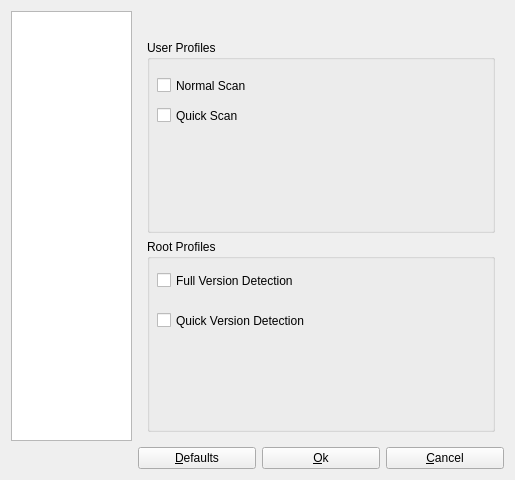
<?xml version="1.0" encoding="UTF-8"?>
<ui version="4.0">
 <class>ProfileMain</class>
 <widget class="QDialog" name="ProfileMain">
  <property name="windowModality">
   <enum>Qt::ApplicationModal</enum>
  </property>
  <property name="geometry">
   <rect>
    <x>0</x>
    <y>0</y>
    <width>515</width>
    <height>480</height>
   </rect>
  </property>
  <property name="sizePolicy">
   <sizepolicy hsizetype="Expanding" vsizetype="Expanding">
    <horstretch>0</horstretch>
    <verstretch>0</verstretch>
   </sizepolicy>
  </property>
  <property name="minimumSize">
   <size>
    <width>515</width>
    <height>480</height>
   </size>
  </property>
  <property name="maximumSize">
   <size>
    <width>16777215</width>
    <height>16777215</height>
   </size>
  </property>
  <property name="windowTitle">
   <string>NmapSI4 Preferences</string>
  </property>
  <property name="windowIcon">
   <iconset resource="../../mainwin.qrc">
    <normaloff>:/images/icons/nmapsi4_mw.svg</normaloff>:/images/icons/nmapsi4_mw.svg</iconset>
  </property>
  <property name="modal">
   <bool>true</bool>
  </property>
  <layout class="QGridLayout" name="gridLayout">
   <item row="0" column="0" rowspan="2">
    <widget class="QListWidget" name="listViewOptions">
     <property name="sizePolicy">
      <sizepolicy hsizetype="Fixed" vsizetype="Expanding">
       <horstretch>0</horstretch>
       <verstretch>0</verstretch>
      </sizepolicy>
     </property>
     <property name="minimumSize">
      <size>
       <width>121</width>
       <height>0</height>
      </size>
     </property>
     <property name="maximumSize">
      <size>
       <width>121</width>
       <height>16777215</height>
      </size>
     </property>
     <property name="frameShape">
      <enum>QFrame::StyledPanel</enum>
     </property>
     <property name="horizontalScrollBarPolicy">
      <enum>Qt::ScrollBarAlwaysOff</enum>
     </property>
     <property name="textElideMode">
      <enum>Qt::ElideMiddle</enum>
     </property>
     <property name="movement">
      <enum>QListView::Static</enum>
     </property>
     <property name="flow">
      <enum>QListView::LeftToRight</enum>
     </property>
     <property name="resizeMode">
      <enum>QListView::Adjust</enum>
     </property>
     <property name="spacing">
      <number>12</number>
     </property>
     <property name="viewMode">
      <enum>QListView::IconMode</enum>
     </property>
     <property name="uniformItemSizes">
      <bool>true</bool>
     </property>
    </widget>
   </item>
   <item row="0" column="1" colspan="3">
    <widget class="QLabel" name="labelTitle">
     <property name="layoutDirection">
      <enum>Qt::LeftToRight</enum>
     </property>
     <property name="text">
      <string/>
     </property>
     <property name="alignment">
      <set>Qt::AlignCenter</set>
     </property>
    </widget>
   </item>
   <item row="1" column="1" colspan="3">
    <widget class="QStackedWidget" name="stackPref">
     <property name="sizePolicy">
      <sizepolicy hsizetype="Expanding" vsizetype="Expanding">
       <horstretch>0</horstretch>
       <verstretch>0</verstretch>
      </sizepolicy>
     </property>
     <property name="currentIndex">
      <number>0</number>
     </property>
     <widget class="QWidget" name="page">
      <layout class="QVBoxLayout" name="verticalLayout">
       <item>
        <widget class="QGroupBox" name="groupUser">
         <property name="sizePolicy">
          <sizepolicy hsizetype="Expanding" vsizetype="Expanding">
           <horstretch>0</horstretch>
           <verstretch>0</verstretch>
          </sizepolicy>
         </property>
         <property name="title">
          <string>User Profiles</string>
         </property>
         <widget class="QCheckBox" name="checkQuickScan">
          <property name="geometry">
           <rect>
            <x>10</x>
            <y>60</y>
            <width>251</width>
            <height>31</height>
           </rect>
          </property>
          <property name="text">
           <string>Quick Scan</string>
          </property>
         </widget>
         <widget class="QCheckBox" name="checkNormalScan">
          <property name="geometry">
           <rect>
            <x>10</x>
            <y>30</y>
            <width>271</width>
            <height>31</height>
           </rect>
          </property>
          <property name="text">
           <string>Normal Scan</string>
          </property>
         </widget>
        </widget>
       </item>
       <item>
        <widget class="QGroupBox" name="groupRoot">
         <property name="sizePolicy">
          <sizepolicy hsizetype="Expanding" vsizetype="Expanding">
           <horstretch>0</horstretch>
           <verstretch>0</verstretch>
          </sizepolicy>
         </property>
         <property name="title">
          <string>Root Profiles</string>
         </property>
         <widget class="QCheckBox" name="checkFullVersion">
          <property name="geometry">
           <rect>
            <x>10</x>
            <y>30</y>
            <width>341</width>
            <height>23</height>
           </rect>
          </property>
          <property name="text">
           <string>Full Version Detection</string>
          </property>
         </widget>
         <widget class="QCheckBox" name="checkQuickVersion">
          <property name="geometry">
           <rect>
            <x>10</x>
            <y>70</y>
            <width>271</width>
            <height>23</height>
           </rect>
          </property>
          <property name="text">
           <string>Quick Version Detection</string>
          </property>
         </widget>
        </widget>
       </item>
      </layout>
     </widget>
     <widget class="QWidget" name="page_2">
      <layout class="QGridLayout" name="gridLayout_2">
       <item row="0" column="0">
        <widget class="QGroupBox" name="groupBox_2">
         <property name="sizePolicy">
          <sizepolicy hsizetype="Expanding" vsizetype="Expanding">
           <horstretch>0</horstretch>
           <verstretch>0</verstretch>
          </sizepolicy>
         </property>
         <property name="title">
          <string>Log Preferences</string>
         </property>
         <widget class="QPushButton" name="buttonLogB">
          <property name="geometry">
           <rect>
            <x>250</x>
            <y>40</y>
            <width>91</width>
            <height>32</height>
           </rect>
          </property>
          <property name="text">
           <string>&amp;Browse</string>
          </property>
          <property name="icon">
           <iconset resource="../../mainwin.qrc">
            <normaloff>:/images/images/fileopen.png</normaloff>:/images/images/fileopen.png</iconset>
          </property>
         </widget>
         <widget class="QLineEdit" name="lineEditPath">
          <property name="geometry">
           <rect>
            <x>130</x>
            <y>80</y>
            <width>211</width>
            <height>27</height>
           </rect>
          </property>
          <property name="text">
           <string/>
          </property>
         </widget>
         <widget class="QLabel" name="label_45">
          <property name="geometry">
           <rect>
            <x>10</x>
            <y>80</y>
            <width>121</width>
            <height>31</height>
           </rect>
          </property>
          <property name="text">
           <string>Log File Path</string>
          </property>
         </widget>
         <widget class="QCheckBox" name="checkLogOn">
          <property name="geometry">
           <rect>
            <x>10</x>
            <y>40</y>
            <width>131</width>
            <height>23</height>
           </rect>
          </property>
          <property name="text">
           <string>Active Log</string>
          </property>
         </widget>
         <widget class="QCheckBox" name="checkVerboseLog">
          <property name="geometry">
           <rect>
            <x>10</x>
            <y>190</y>
            <width>191</width>
            <height>23</height>
           </rect>
          </property>
          <property name="text">
           <string>Verbose Log</string>
          </property>
         </widget>
         <widget class="Line" name="line">
          <property name="geometry">
           <rect>
            <x>27</x>
            <y>240</y>
            <width>321</width>
            <height>20</height>
           </rect>
          </property>
          <property name="orientation">
           <enum>Qt::Horizontal</enum>
          </property>
         </widget>
         <widget class="QSpinBox" name="spinBoxCache">
          <property name="geometry">
           <rect>
            <x>10</x>
            <y>280</y>
            <width>71</width>
            <height>28</height>
           </rect>
          </property>
          <property name="minimum">
           <number>5</number>
          </property>
          <property name="value">
           <number>10</number>
          </property>
         </widget>
         <widget class="QLabel" name="label">
          <property name="geometry">
           <rect>
            <x>90</x>
            <y>280</y>
            <width>251</width>
            <height>31</height>
           </rect>
          </property>
          <property name="text">
           <string>History Cache</string>
          </property>
         </widget>
        </widget>
       </item>
      </layout>
     </widget>
     <widget class="QWidget" name="page_3">
      <layout class="QGridLayout" name="gridLayout_3">
       <item row="0" column="0">
        <widget class="QGroupBox" name="groupBox_4">
         <property name="sizePolicy">
          <sizepolicy hsizetype="Expanding" vsizetype="Expanding">
           <horstretch>0</horstretch>
           <verstretch>0</verstretch>
          </sizepolicy>
         </property>
         <property name="title">
          <string>Size Preferences</string>
         </property>
         <widget class="QCheckBox" name="checkSize">
          <property name="geometry">
           <rect>
            <x>10</x>
            <y>40</y>
            <width>291</width>
            <height>23</height>
           </rect>
          </property>
          <property name="text">
           <string>Save Windows Resize</string>
          </property>
         </widget>
         <widget class="QCheckBox" name="checkWinPos">
          <property name="geometry">
           <rect>
            <x>10</x>
            <y>80</y>
            <width>341</width>
            <height>23</height>
           </rect>
          </property>
          <property name="text">
           <string>Save Windows Positions</string>
          </property>
         </widget>
        </widget>
       </item>
      </layout>
     </widget>
     <widget class="QWidget" name="page_4">
      <layout class="QVBoxLayout" name="verticalLayout_2">
       <item>
        <widget class="QListWidget" name="extList">
         <property name="spacing">
          <number>10</number>
         </property>
        </widget>
       </item>
       <item>
        <widget class="QPushButton" name="disableB">
         <property name="text">
          <string>Disable</string>
         </property>
         <property name="icon">
          <iconset resource="../../mainwin.qrc">
           <normaloff>:/images/nmapsi4/preference/images/preferences-pluginD.png</normaloff>:/images/nmapsi4/preference/images/preferences-pluginD.png</iconset>
         </property>
        </widget>
       </item>
       <item>
        <widget class="QPushButton" name="activeB">
         <property name="text">
          <string>Enable</string>
         </property>
         <property name="icon">
          <iconset resource="../../mainwin.qrc">
           <normaloff>:/images/nmapsi4/preference/images/preferences-pluginA.png</normaloff>:/images/nmapsi4/preference/images/preferences-pluginA.png</iconset>
         </property>
        </widget>
       </item>
      </layout>
     </widget>
     <widget class="QWidget" name="page_5">
      <layout class="QVBoxLayout" name="verticalLayout_3">
       <item>
        <widget class="QGroupBox" name="groupBox">
         <property name="title">
          <string>Scan Preferences</string>
         </property>
         <widget class="QCheckBox" name="checkBoxlookup">
          <property name="geometry">
           <rect>
            <x>10</x>
            <y>40</y>
            <width>301</width>
            <height>23</height>
           </rect>
          </property>
          <property name="text">
           <string>Internal Lookup</string>
          </property>
         </widget>
         <widget class="QCheckBox" name="checkBoxDig">
          <property name="geometry">
           <rect>
            <x>10</x>
            <y>70</y>
            <width>351</width>
            <height>23</height>
           </rect>
          </property>
          <property name="text">
           <string>Dig Lookup</string>
          </property>
         </widget>
        </widget>
       </item>
      </layout>
     </widget>
    </widget>
   </item>
   <item row="2" column="1">
    <widget class="QPushButton" name="buttonDefault">
     <property name="text">
      <string>&amp;Defaults</string>
     </property>
     <property name="icon">
      <iconset resource="../../mainwin.qrc">
       <normaloff>:/images/images/flag_yellow.png</normaloff>:/images/images/flag_yellow.png</iconset>
     </property>
    </widget>
   </item>
   <item row="2" column="2">
    <widget class="QPushButton" name="buttonSave">
     <property name="text">
      <string>&amp;Ok</string>
     </property>
     <property name="icon">
      <iconset resource="../../mainwin.qrc">
       <normaloff>:/images/images/flag_green.png</normaloff>:/images/images/flag_green.png</iconset>
     </property>
    </widget>
   </item>
   <item row="2" column="3">
    <widget class="QPushButton" name="ButtonQuit">
     <property name="text">
      <string>&amp;Cancel</string>
     </property>
     <property name="icon">
      <iconset resource="../../mainwin.qrc">
       <normaloff>:/images/images/button_cancel.png</normaloff>:/images/images/button_cancel.png</iconset>
     </property>
    </widget>
   </item>
  </layout>
 </widget>
 <resources>
  <include location="../../mainwin.qrc"/>
 </resources>
 <connections>
  <connection>
   <sender>ButtonQuit</sender>
   <signal>clicked()</signal>
   <receiver>ProfileMain</receiver>
   <slot>close()</slot>
   <hints>
    <hint type="sourcelabel">
     <x>456</x>
     <y>318</y>
    </hint>
    <hint type="destinationlabel">
     <x>475</x>
     <y>276</y>
    </hint>
   </hints>
  </connection>
 </connections>
</ui>
